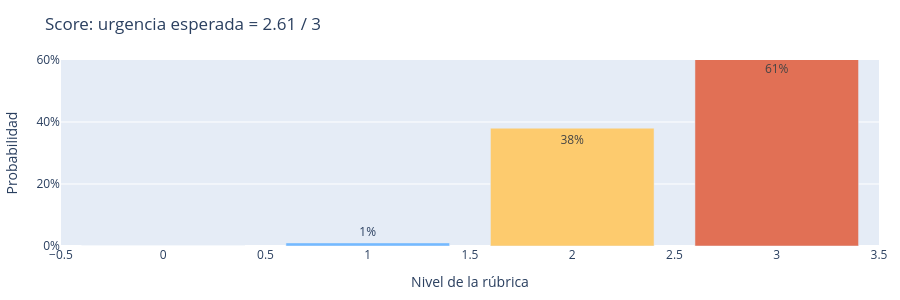

The code cell stored with this chart in its notebook:
### Code cell
score_response = ask_jev(
    state=ticket,
    questions={"urgency": urgency_question},
)
score_answer = score_response.scores["urgency"]
score_result = score_answer.model_dump(mode="json")

levels = [int(level) for level in score_result["probabilities"]]
score_fig = go.Figure(
    go.Bar(
        x=levels,
        y=list(score_result["probabilities"].values()),
        marker_color=["#b2bec3", "#74b9ff", "#fdcb6e", "#e17055"],
        text=[f"{score_result['probabilities'][str(level)]:.0%}" for level in levels],
        textposition="auto",
    )
)
score_fig.update_layout(
    title=f"Score: urgencia esperada = {score_result['score']:.2f} / 3",
    xaxis_title="Nivel de la rúbrica",
    yaxis_title="Probabilidad",
    yaxis_tickformat=".0%",
    yaxis_range=[0, 0.6],
    height=300,
    margin={"l": 60, "r": 20, "t": 60, "b": 50},
)
display(score_fig)
print("Lectura humana:", score_result["legend"][str(round(score_result["score"]))])

### Figure 1 — Plotly figure (JSON) as saved in the notebook; plotly's stock layout.template omitted (floating-point values rounded to 4 significant figures)
{"data": [{"marker": {"color": ["#b2bec3", "#74b9ff", "#fdcb6e", "#e17055"]}, "text": ["0%", "1%", "38%", "61%"], "textposition": "auto", "type": "bar", "x": [0, 1, 2, 3], "y": [0, 0.01, 0.38, 0.61]}], "layout": {"height": 300, "margin": {"b": 50, "l": 60, "r": 20, "t": 60}, "title": {"text": "Score: urgencia esperada = 2.61 / 3"}, "xaxis": {"title": {"text": "Nivel de la rúbrica"}}, "yaxis": {"range": [0, 0.6], "tickformat": ".0%", "title": {"text": "Probabilidad"}}}}
